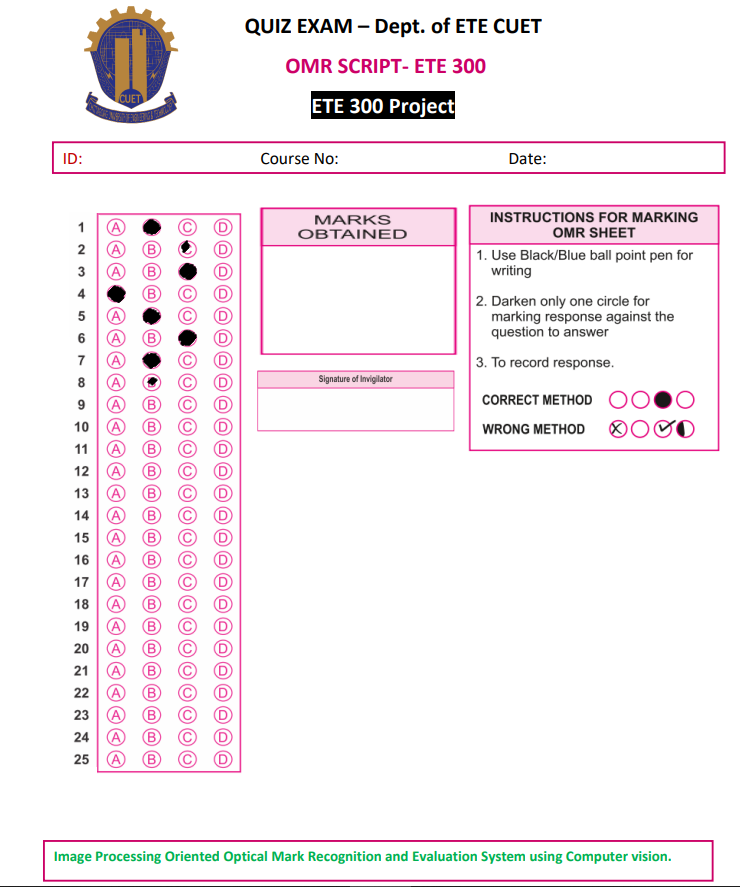
#> input picture ssc.PNG, 740 x 887 px, found by its file name
$ python main.py
#> lines starting #> are read from the running program, lines starting #| are printed output that depends on the picture; after the words box and inside, x2 and y2 are one past the last pixel; in counts of white or black regions, pixels touching at a corner belong together
### utlis.py
import cv2
import numpy as np


## TO STACK ALL THE IMAGES IN ONE WINDOW
def stackImages(imgArray, scale, lables=[]):
    rows = len(imgArray)
    cols = len(imgArray[0])
    rowsAvailable = isinstance(imgArray[0], list)
    width = imgArray[0][0].shape[1]
    height = imgArray[0][0].shape[0]
    if rowsAvailable:
        for x in range(0, rows):
            for y in range(0, cols):
                imgArray[x][y] = cv2.resize(imgArray[x][y], (0, 0), None, scale, scale)
                if len(imgArray[x][y].shape) == 2: imgArray[x][y] = cv2.cvtColor(imgArray[x][y], cv2.COLOR_GRAY2BGR)
        imageBlank = np.zeros((height, width, 3), np.uint8)
        hor = [imageBlank] * rows
        hor_con = [imageBlank] * rows
        for x in range(0, rows):
            hor[x] = np.hstack(imgArray[x])
            hor_con[x] = np.concatenate(imgArray[x])
        ver = np.vstack(hor)
        ver_con = np.concatenate(hor)
    else:
        for x in range(0, rows):
            imgArray[x] = cv2.resize(imgArray[x], (0, 0), None, scale, scale)
            if len(imgArray[x].shape) == 2: imgArray[x] = cv2.cvtColor(imgArray[x], cv2.COLOR_GRAY2BGR)
        hor = np.hstack(imgArray)
        hor_con = np.concatenate(imgArray)
        ver = hor
    if len(lables) != 0:
        eachImgWidth = int(ver.shape[1] / cols)
        eachImgHeight = int(ver.shape[0] / rows)
        # print(eachImgHeight)
        for d in range(0, rows):
            for c in range(0, cols):
                cv2.rectangle(ver, (c * eachImgWidth, eachImgHeight * d),
                              (c * eachImgWidth + len(lables[d][c]) * 13 + 27, 30 + eachImgHeight * d), (255, 255, 255),
                              cv2.FILLED)
                cv2.putText(ver, lables[d][c], (eachImgWidth * c + 10, eachImgHeight * d + 20),
                            cv2.FONT_HERSHEY_COMPLEX, 0.7, (255, 0, 255), 2)
    return ver


def rectContour(contours):
    rectCon = []
    for i in contours:
        area = cv2.contourArea(i)
        # print(area)
        if area > 50:
            peri = cv2.arcLength(i, True)
            approx = cv2.approxPolyDP(i, 0.02 * peri, True)
            # print("Corner points",len(approx))
            if len(approx) == 4:
                rectCon.append(i)
    rectCon = sorted(rectCon, key=cv2.contourArea, reverse=True)
    return rectCon


def getCornerPoint(cont):
    peri = cv2.arcLength(cont, True)
    approx = cv2.approxPolyDP(cont, 0.02 * peri, True)
    return approx


def reorder(myPoints):
    myPoints = myPoints.reshape(4, 2)
    myPointsNew = np.zeros((4, 1, 2), np.int32)

    add = myPoints.sum(1)
    # print(myPoints)
    # print(add)

    myPointsNew[0] = myPoints[np.argmin(add)]  # [0,0]
    myPointsNew[3] = myPoints[np.argmax(add)]  # [w,h]
    diff = np.diff(myPoints, axis=1)
    myPointsNew[1] = myPoints[np.argmin(diff)]  # [w,0]
    myPointsNew[2] = myPoints[np.argmax(diff)]  # [0,h]
    # print(diff)
    return myPointsNew


def splitBoxes(img):
    rows = np.vsplit(img, 25)
    boxes = []
    for r in rows:
        cols = np.hsplit(r, 4)
        for box in cols:
            boxes.append(box)
            # cv2.imshow("Split",box)
    return boxes


def showAnswers(img, myIndex, grading, ans, questions, choices):
    secW = int(img.shape[1] / choices)
    secH = int(img.shape[0] / questions)

    for x in range(0, questions):
        myAns = myIndex[x]

        cX = (myAns * secW) + secW // 2
        cY = (x * secH) + secH // 2
        if grading[x] == 1:
            myColor = (0, 255, 0,255)
        else:
            myColor = (0, 0, 255)
            correctAns = ans[x]
            cv2.circle(img, ((correctAns * secW) + secW // 2, (x * secH) + secH // 2), 8, (0, 255, 0), cv2.FILLED)

        cv2.circle(img, (cX, cY), 12, myColor, cv2.FILLED)
    return img

### main.py
import cv2
import numpy as np
import utlis

##
path = "ssc.png"
widthImg = 550
heightImg = 700
questions = 25

choices = 4
ans = [1, 3, 0, 1, 3, 2, 1, 1, 3, 3, 0, 0, 0, 0, 0, 3, 0, 0, 0, 0, 0, 0, 0, 0, 0]
##
img = cv2.imread(path)
#> img is the input picture: shape (887, 740, 3); mean B, G, R 242.3, 238.7, 245.8

# PREPROCESSING
img = cv2.resize(img, (widthImg, heightImg))
#> img: shape (700, 550, 3)
imgContours = img.copy()
imgFinal = img.copy()
imgBiggestContours = img.copy()
imgGray = cv2.cvtColor(img, cv2.COLOR_BGR2GRAY)
imgBlur = cv2.GaussianBlur(imgGray, (5, 5), 1)
imgCanny = cv2.Canny(imgBlur, 10, 150)
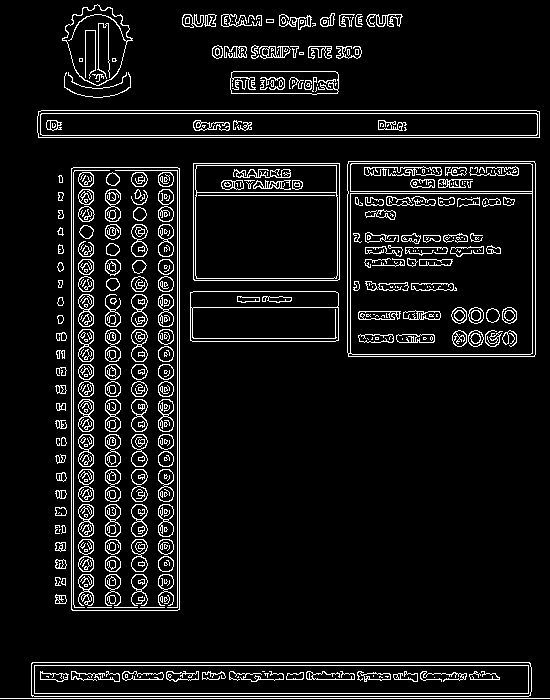
#> imgCanny: shape (700, 550); 7.9% white in thin lines or dots

# Finding all Contour:
contours, hierarchy = cv2.findContours(imgCanny, cv2.RETR_EXTERNAL, cv2.CHAIN_APPROX_NONE)
#> contours = 70 contours, 26 with area under 20; largest, box (x1, y1, x2, y2) and area: (71, 167, 180, 611) 47839, (347, 161, 536, 357) 36648, (193, 163, 340, 281) 17080, (31, 662, 532, 697) 16987, (37, 110, 540, 138) 13539
cv2.drawContours(imgContours, contours, -1, (0, 255, 0), 10)
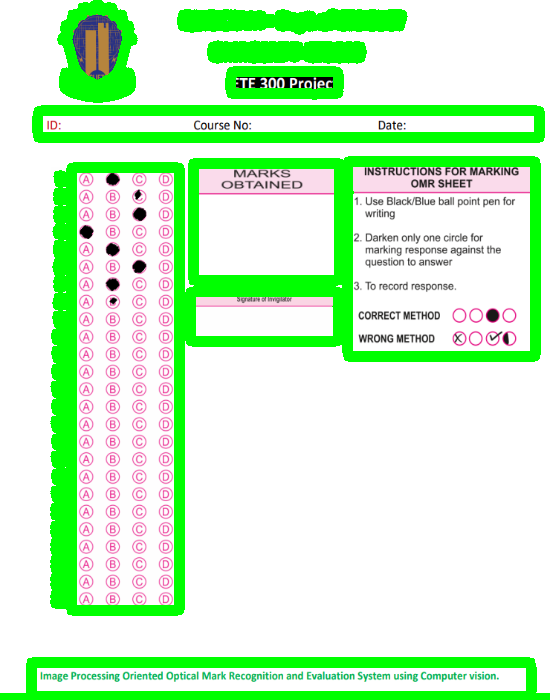
#> imgContours: shape (700, 550, 3); mean B, G, R 199.1, 246.4, 200.6

# Finding rectangles
rectCon = utlis.rectContour(contours)
#> the loop in rectContour, `for i in contours:` made 70 passes
#> (area, peri, approx) on passes 2, 25, 33, 34, 35, 36, 39: (16987, 1065.3, [[31, 663], [32, 696], [531, 691], [529, 662]]), (7389.5, 393.9, [[190, 292], [192, 341], [338, 340], [335, 291]]), (47839, 1099.7, [[73, 167], [71, 609], [177, 610], [179, 168]]), (17080, 524.8, [[193, 163], [194, 280], [339, 279], [339, 163]]), (36648, 764.5, [[348, 161], [348, 356], [534, 356], [534, 161]]), (13539, 1055.7, [[37, 116], [539, 137], [536, 110]]), (2362, 258.1, [[231, 93], [338, 91], [335, 71], [233, 71]])
#> (area, peri) on passes 3, 6, 7, 11, 12, 13: (82, 38.49), (82.5, 38.73), (76.5, 38.73), (80.5, 37.9), (71, 36.97), (67.5, 33.9)
#> after the loop in rectContour, `for i in contours:`: rectCon = 6 contours; box (x1, y1, x2, y2) and area: (71, 167, 180, 611) 47839, (347, 161, 536, 357) 36648, (193, 163, 340, 281) 17080, (31, 662, 532, 697) 16987, (190, 291, 339, 342) 7390, (230, 71, 339, 95) 2362
biggestContour = utlis.getCornerPoint(rectCon[0])
#> in getCornerPoint, `peri = cv2.arcLength(cont, True)`: peri = 1099.7
#> in getCornerPoint, `approx = cv2.approxPolyDP(cont, 0.02 * peri, True)`: approx = [[73, 167], [71, 609], [177, 610], [179, 168]]
#> biggestContour = [[73, 167], [71, 609], [177, 610], [179, 168]]

gradePoints = utlis.getCornerPoint(rectCon[2])
#> gradePoints = [[193, 163], [194, 280], [339, 279], [339, 163]]
# print(biggestContour)
if biggestContour.size != 0 and gradePoints.size != 0:
    cv2.drawContours(imgBiggestContours, biggestContour, -1, (0, 255, 0), 20)
    cv2.drawContours(imgBiggestContours, gradePoints, -1, (255, 0, 0), 20)

    biggestContour = utlis.reorder(biggestContour)
#> in reorder, `myPoints = myPoints.reshape(4, 2)`: myPoints = [[73, 167], [71, 609], [177, 610], [179, 168]]
#> in reorder, `add = myPoints.sum(1)`: add = [240, 680, 787, 347]
#> in reorder, `diff = np.diff(myPoints, axis=1)`: diff = [94, 538, 433, -11]
#> biggestContour = [[73, 167], [179, 168], [71, 609], [177, 610]]
    gradePoints = utlis.reorder(gradePoints)
#> gradePoints = [[193, 163], [339, 163], [194, 280], [339, 279]]

    pt1 = np.float32(biggestContour)
#> pt1 = [[73, 167], [179, 168], [71, 609], [177, 610]]
    pt2 = np.float32([[0, 0], [200, 0], [0, 800], [200, 800]])
    matrix = cv2.getPerspectiveTransform(pt1, pt2)
#> matrix = [[1.89, 0.00854, -139.2], [-0.0171, 1.81, -301], [6.69e-19, 1.64e-19, 1]]
    imgWarpColored = cv2.warpPerspective(img, matrix, (200, 800))

    ptG1 = np.float32(gradePoints)
#> ptG1 = [[193, 163], [339, 163], [194, 280], [339, 279]]
    ptG2 = np.float32([[0, 0], [315, 0], [0, 150], [325, 150]])
    matrixG = cv2.getPerspectiveTransform(ptG1, ptG2)
#> matrixG = [[2.01, -0.0172, -385.4], [8.38e-17, 1.16, -189.2], [-5.54e-05, -0.0003, 1]]
    imgGradeDisplay = cv2.warpPerspective(img, matrixG, (325, 150))
    # cv2.imshow("Grade Display",imgGradeDisplay)
    cv2.imshow("Eye View", imgWarpColored)

    # Apply Thresholding
    imgWarpGray = cv2.cvtColor(imgWarpColored, cv2.COLOR_BGR2GRAY)
    imgThresh = cv2.threshold(imgWarpGray, 225, 255, cv2.THRESH_BINARY_INV)[1]
#> imgThresh: shape (800, 200); 27.7% white; 125 white regions (2 under 20 px), largest, box (x1, y1, x2, y2) and area: (0, 0, 200, 800) 4744, (111, 70, 140, 98) 611, (111, 166, 140, 193) 605

    cv2.imshow("Thresh View", imgThresh)
    boxes = utlis.splitBoxes(imgThresh)
#> in splitBoxes, `rows = np.vsplit(img, 25)`: rows = 25 items
#> the loop in splitBoxes, `for r in rows:` made 25 passes
#> after the loop in splitBoxes, `for r in rows:`: boxes = 100 items
#> boxes = 100 items
    # cv2.imshow("Test 2",boxes[2])

    # print(cv2.countNonZero(boxes[1]),cv2.countNonZero(boxes[2]))

    myPixelVal = np.zeros((questions, choices))
    countC = 0
    countR = 0

    for image in boxes:
        totalPixels = cv2.countNonZero(image)
        myPixelVal[countR][countC] = totalPixels
        countC += 1
        if (countC == choices): countR += 1; countC = 0
#> this loop made 100 passes
#> totalPixels on passes 1 to 12: 560, 792, 547, 654, 398, 405, 471, 481, 413, 412, 616, 496
#> after the loop, countC = 0; countR = 25; myPixelVal = 25 rows, first 6: [560, 792, 547, 654], [398, 405, 471, 481], [413, 412, 616, 496], [655, 418, 376, 472], [444, 598, 370, 459], [437, 402, 605, 444]
    # print(myPixelVal)

    myIndex = []
    for x in range(0, questions):
        arr = myPixelVal[x]
        myIndexVal = np.where(arr == np.amax(arr))
        # print(myIndexVal[0])
        myIndex.append(myIndexVal[0][0])
#> this loop made 25 passes
#> (arr, myIndexVal) on passes 1 to 12: ([560, 792, 547, 654], ([1],)), ([398, 405, 471, 481], ([3],)), ([413, 412, 616, 496], ([2],)), ([655, 418, 376, 472], ([0],)), ([444, 598, 370, 459], ([1],)), ([437, 402, 605, 444], ([2],)), ([437, 599, 367, 442], ([1],)), ([422, 466, 371, 443], ([1],)), ([444, 408, 373, 456], ([3],)), ([446, 405, 369, 450], ([3],)), ([468, 403, 369, 429], ([0],)), ([461, 389, 367, 421], ([0],))
#> after the loop, myIndex = 25 values, max 3 at index 1, min 0 at index 3, mean 0.68
    print(myIndex)
#| [1, 3, 2, 0, 1, 2, 1, 1, 3, 3, 0, 0, 0, 0, 0, 0, 0, 0, 0, 0, 0, 0, 0, 0, 0]

    # Gradings
    grading = []
    for x in range(0, questions):
        if ans[x] == myIndex[x]:
            grading.append(1)
        else:
            grading.append(0)
#> after the loop, grading = 25 values, max 1 at index 0, min 0 at index 2, mean 0.84
    print(grading)
#| [1, 1, 0, 0, 0, 1, 1, 1, 1, 1, 1, 1, 1, 1, 1, 0, 1, 1, 1, 1, 1, 1, 1, 1, 1]

    score = (sum(grading) / questions) * 100  # Final GRADE
#> score = 84
    print(score)
#| 84.0

    # Display grading:
    imgResult = imgWarpColored.copy()
    imgResult = utlis.showAnswers(imgResult, myIndex, grading, ans, questions, choices)
#> the loop in showAnswers, `for x in range(0, questions):` made 25 passes
#> (myAns, cX) on passes 1 to 12: (1, 75), (3, 175), (2, 125), (0, 25), (1, 75), (2, 125), (1, 75), (1, 75), (3, 175), (3, 175), (0, 25), (0, 25)
#> after the loop in showAnswers, `for x in range(0, questions):`:
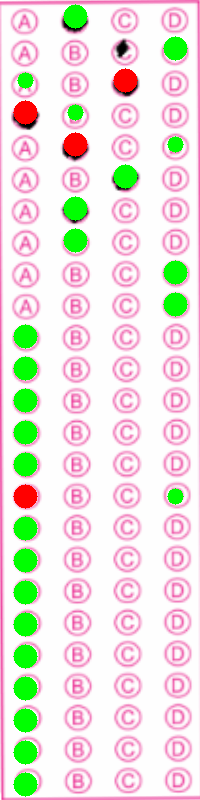
#> img: shape (800, 200, 3); mean B, G, R 222.4, 227.4, 234.8
    imRawDrawing = np.zeros_like(imgWarpColored)
    imRawDrawing = utlis.showAnswers(imRawDrawing, myIndex, grading, ans, questions, choices)
#> call 2 of showAnswers, with questions = 25, choices = 4
#> the loop in showAnswers (call 2), `for x in range(0, questions):` made 25 passes
#> after the loop in showAnswers (call 2), `for x in range(0, questions):`:
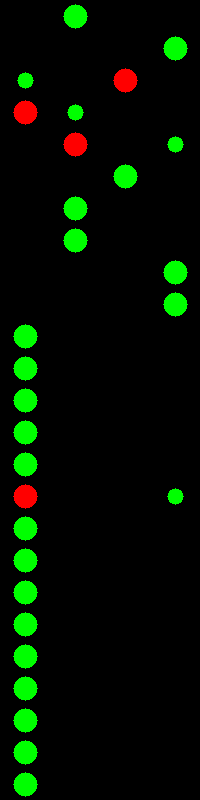
#> img: shape (800, 200, 3); mean B, G, R 0, 16, 2.8

    invMatrix = cv2.getPerspectiveTransform(pt2, pt1)
#> invMatrix = [[0.53, -0.0025, 73], [0.005, 0.552, 167], [0, 0, 1]]
    imgInvWarp = cv2.warpPerspective(imRawDrawing, invMatrix, (widthImg, heightImg))
    imgInvWarp = cv2.cvtColor(imgInvWarp, cv2.COLOR_RGBA2RGB)
    imgRawGrade = np.zeros_like(imgGradeDisplay)
    cv2.putText(imgRawGrade, str(int(score)) + "%", (95, 120), cv2.FONT_HERSHEY_COMPLEX, 3, (0, 255, 0), 3)
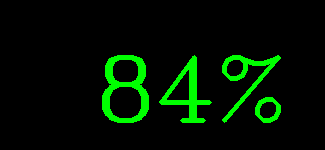
#> imgRawGrade: shape (150, 325, 3); mean of channels 0, 1, 2 0, 18.5, 0; drawn as B, G, R

    InvMatrixG = cv2.getPerspectiveTransform(ptG2, ptG1)
#> InvMatrixG = [[0.473, 0.0569, 193], [0.00449, 0.853, 163], [2.76e-05, 0.000259, 1]]
    imgInvGradeDisplay = cv2.warpPerspective(imgRawGrade, InvMatrixG, (widthImg, heightImg))

    imgFinal = cv2.addWeighted(imgFinal, 0.7, imgInvWarp, 10, 10)
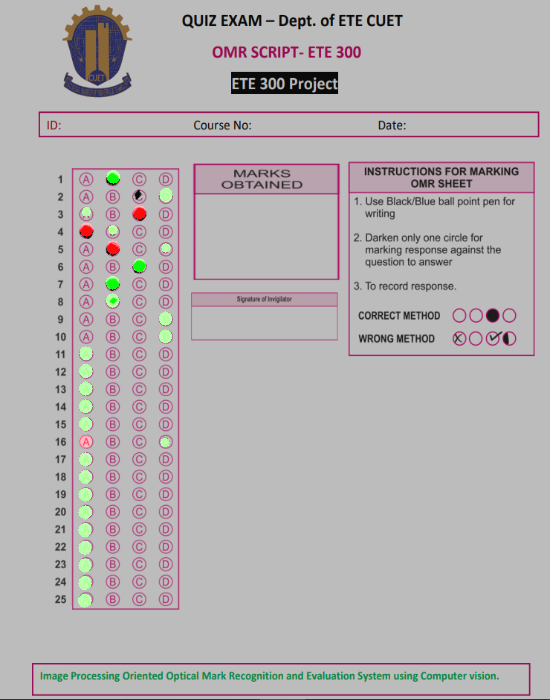
#> imgFinal: shape (700, 550, 3); mean B, G, R 179.3, 177.8, 182
    imgFinal = cv2.addWeighted(imgFinal, 0.9, imgInvGradeDisplay, 1, 0)

imgBlank = np.zeros_like(img)
imageArray = ([img, imgGray, imgBlur, imgCanny],
              [imgContours, imgBiggestContours, imgBlank, imgBlank])
imgStacked = utlis.stackImages(imageArray, 0.4)
#> in stackImages, `rows = len(imgArray)`: rows = 2
#> in stackImages, `cols = len(imgArray[0])`: cols = 4
#> in stackImages, `rowsAvailable = isinstance(imgArray[0], list)`: rowsAvailable = True
#> in stackImages, `hor = [imageBlank] * rows`: hor = 2 items
#> in stackImages, `ver = np.vstack(hor)`:
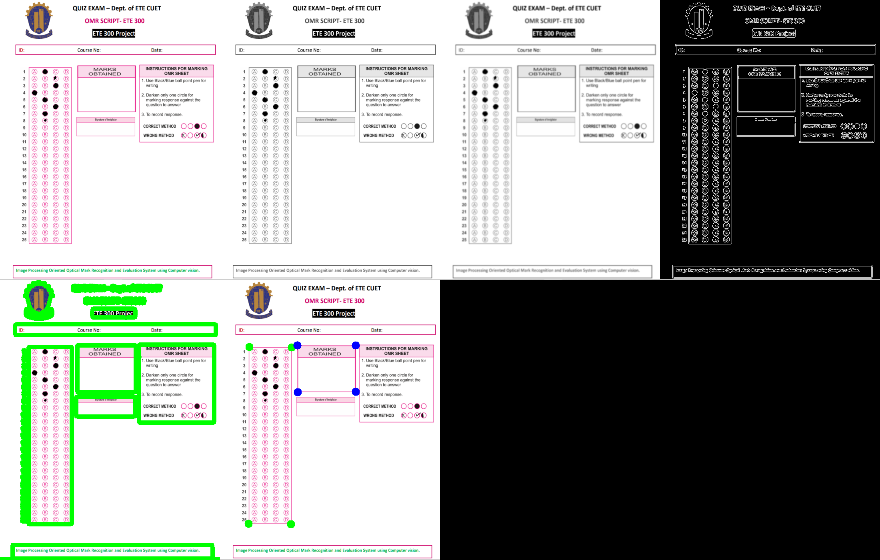
#> ver: shape (560, 880, 3); mean of channels 0, 1, 2 148.4, 153.3, 149.3; drawn as B, G, R

# cv2.imshow("Stacked SSC", imgStacked)
cv2.imshow("Result", imgResult)
cv2.imshow("Main", img)
# cv2.imshow("Draw", imRawDrawing)
cv2.imshow("imgFInal", imgFinal)
# cv2.imshow("Grade", imgRawGrade)

if cv2.waitKey(0) & 0xFF == ord('s'):
#> (key Esc is pressed here)
    cv2.imwrite("images/FinalResult1.jpg", imgFinal)
    cv2.waitKey(300)
